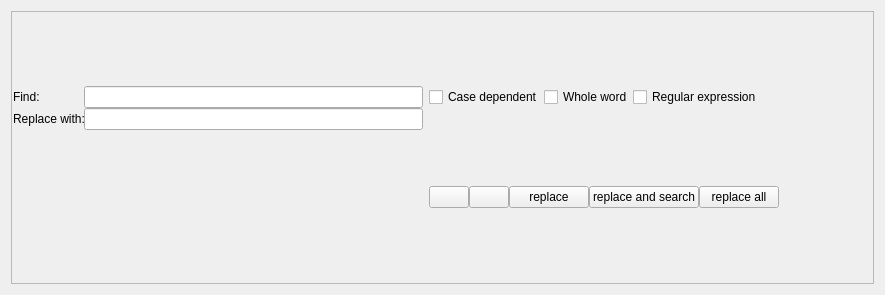
<?xml version="1.0" encoding="UTF-8"?>
<ui version="4.0">
 <class>FileTabItem</class>
 <widget class="QWidget" name="FileTabItem">
  <property name="geometry">
   <rect>
    <x>0</x>
    <y>0</y>
    <width>885</width>
    <height>295</height>
   </rect>
  </property>
  <property name="windowTitle">
   <string>Form</string>
  </property>
  <layout class="QVBoxLayout" name="verticalLayout">
   <item>
    <widget class="QFrame" name="frame">
     <property name="frameShape">
      <enum>QFrame::StyledPanel</enum>
     </property>
     <property name="frameShadow">
      <enum>QFrame::Plain</enum>
     </property>
     <property name="lineWidth">
      <number>0</number>
     </property>
     <layout class="QGridLayout" name="gridLayout">
      <property name="leftMargin">
       <number>1</number>
      </property>
      <property name="topMargin">
       <number>1</number>
      </property>
      <property name="rightMargin">
       <number>1</number>
      </property>
      <property name="bottomMargin">
       <number>1</number>
      </property>
      <property name="verticalSpacing">
       <number>5</number>
      </property>
      <item row="0" column="0" rowspan="2">
       <layout class="QFormLayout" name="formLayout">
        <item row="0" column="0">
         <widget class="QLabel" name="label_2">
          <property name="text">
           <string>Find:</string>
          </property>
         </widget>
        </item>
        <item row="0" column="1">
         <widget class="QLineEdit" name="lineEditSearch">
          <property name="frame">
           <bool>true</bool>
          </property>
         </widget>
        </item>
        <item row="1" column="0">
         <widget class="QLabel" name="label">
          <property name="text">
           <string>Replace with:</string>
          </property>
         </widget>
        </item>
        <item row="1" column="1">
         <widget class="QLineEdit" name="lineEditReplace"/>
        </item>
       </layout>
      </item>
      <item row="0" column="1">
       <layout class="QHBoxLayout" name="horizontalLayout_2">
        <item>
         <widget class="QCheckBox" name="checkBoxCaseDpendent">
          <property name="text">
           <string>Case dependent</string>
          </property>
          <property name="checkable">
           <bool>true</bool>
          </property>
         </widget>
        </item>
        <item>
         <widget class="QCheckBox" name="checkBoxWordUnit">
          <property name="text">
           <string>Whole word</string>
          </property>
          <property name="checkable">
           <bool>true</bool>
          </property>
         </widget>
        </item>
        <item>
         <widget class="QCheckBox" name="checkBoxRegularExpression">
          <property name="text">
           <string>Regular expression</string>
          </property>
         </widget>
        </item>
        <item>
         <spacer name="horizontalSpacer">
          <property name="orientation">
           <enum>Qt::Horizontal</enum>
          </property>
          <property name="sizeHint" stdset="0">
           <size>
            <width>70</width>
            <height>21</height>
           </size>
          </property>
         </spacer>
        </item>
        <item>
         <widget class="QPushButton" name="pushButtonCloseSearch">
          <property name="text">
           <string/>
          </property>
          <property name="iconSize">
           <size>
            <width>20</width>
            <height>20</height>
           </size>
          </property>
          <property name="flat">
           <bool>true</bool>
          </property>
         </widget>
        </item>
       </layout>
      </item>
      <item row="1" column="1">
       <layout class="QHBoxLayout" name="horizontalLayout">
        <item>
         <widget class="QPushButton" name="pushButtonUp">
          <property name="text">
           <string/>
          </property>
          <property name="icon">
           <iconset theme="QStyle::SP_TitleBarShadeButton">
            <normaloff>.</normaloff>.</iconset>
          </property>
         </widget>
        </item>
        <item>
         <widget class="QPushButton" name="pushButtonDown">
          <property name="text">
           <string/>
          </property>
         </widget>
        </item>
        <item>
         <widget class="QPushButton" name="pushButtonReplace">
          <property name="text">
           <string>replace</string>
          </property>
         </widget>
        </item>
        <item>
         <widget class="QPushButton" name="pushButtonReplaceAndSearch">
          <property name="text">
           <string>replace and search</string>
          </property>
         </widget>
        </item>
        <item>
         <widget class="QPushButton" name="pushButtonReplaceAll">
          <property name="text">
           <string>replace all</string>
          </property>
         </widget>
        </item>
        <item>
         <spacer name="horizontalSpacer_2">
          <property name="orientation">
           <enum>Qt::Horizontal</enum>
          </property>
          <property name="sizeHint" stdset="0">
           <size>
            <width>67</width>
            <height>20</height>
           </size>
          </property>
         </spacer>
        </item>
       </layout>
      </item>
     </layout>
    </widget>
   </item>
  </layout>
 </widget>
 <tabstops>
  <tabstop>lineEditSearch</tabstop>
  <tabstop>lineEditReplace</tabstop>
  <tabstop>pushButtonUp</tabstop>
  <tabstop>pushButtonDown</tabstop>
  <tabstop>checkBoxCaseDpendent</tabstop>
  <tabstop>checkBoxWordUnit</tabstop>
  <tabstop>pushButtonReplace</tabstop>
  <tabstop>pushButtonReplaceAndSearch</tabstop>
  <tabstop>pushButtonReplaceAll</tabstop>
  <tabstop>pushButtonCloseSearch</tabstop>
 </tabstops>
 <resources/>
 <connections>
  <connection>
   <sender>pushButtonReplaceAll</sender>
   <signal>pressed()</signal>
   <receiver>FileTabItem</receiver>
   <slot>replaceAllFoundWords()</slot>
   <hints>
    <hint type="sourcelabel">
     <x>504</x>
     <y>337</y>
    </hint>
    <hint type="destinationlabel">
     <x>622</x>
     <y>490</y>
    </hint>
   </hints>
  </connection>
  <connection>
   <sender>pushButtonReplace</sender>
   <signal>pressed()</signal>
   <receiver>FileTabItem</receiver>
   <slot>replaceFoundWord()</slot>
   <hints>
    <hint type="sourcelabel">
     <x>274</x>
     <y>338</y>
    </hint>
    <hint type="destinationlabel">
     <x>4</x>
     <y>409</y>
    </hint>
   </hints>
  </connection>
  <connection>
   <sender>pushButtonReplaceAndSearch</sender>
   <signal>pressed()</signal>
   <receiver>FileTabItem</receiver>
   <slot>replaceFoundWordAndSearch()</slot>
   <hints>
    <hint type="sourcelabel">
     <x>405</x>
     <y>345</y>
    </hint>
    <hint type="destinationlabel">
     <x>388</x>
     <y>502</y>
    </hint>
   </hints>
  </connection>
 </connections>
 <slots>
  <slot>reload()</slot>
  <slot>save()</slot>
  <slot>replaceFoundWord()</slot>
  <slot>replaceFoundWordAndSearch()</slot>
  <slot>replaceAllFoundWords()</slot>
 </slots>
</ui>
